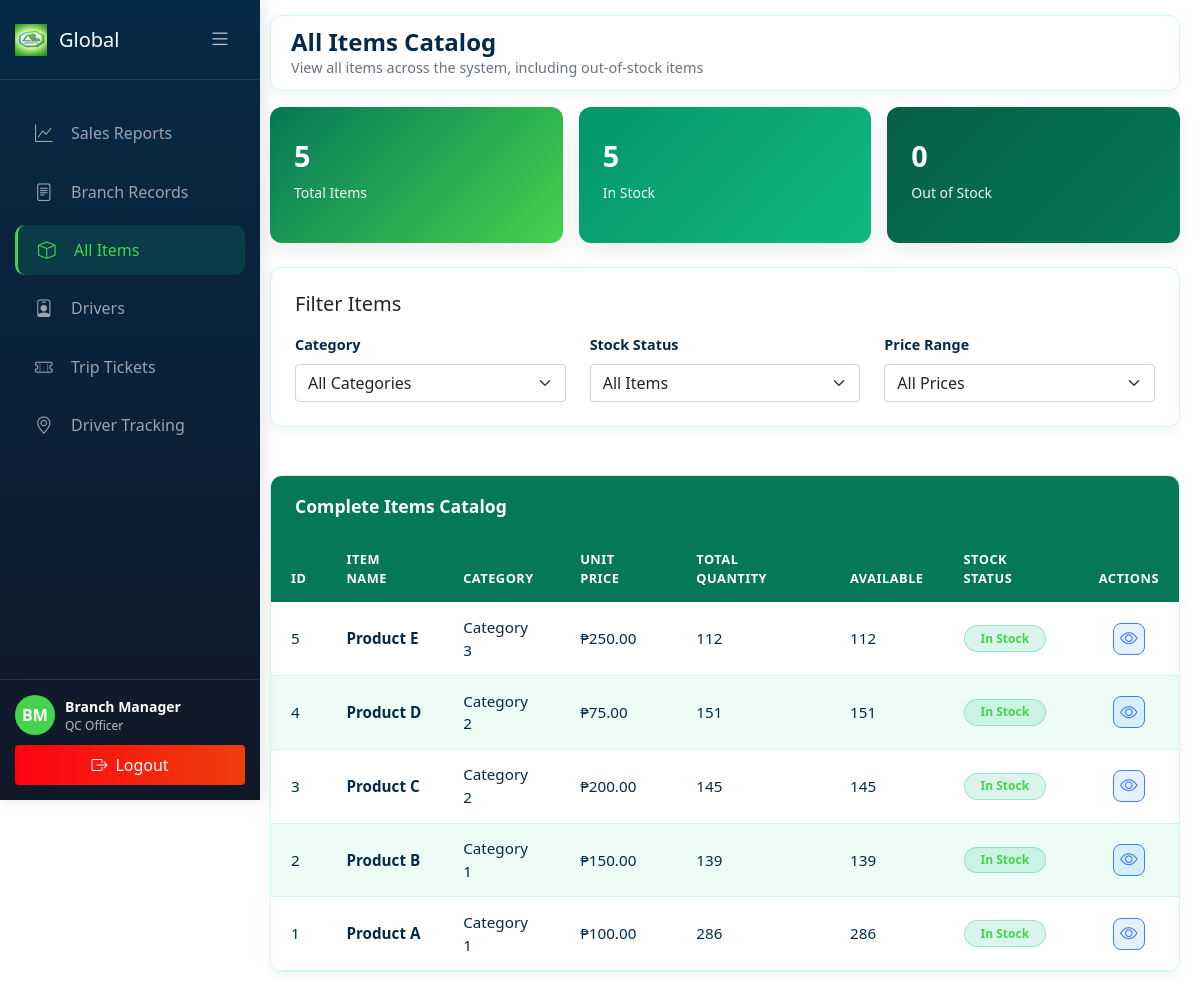
The page /Global/all_items.php (signed in) on the database its author committed.
### tables this page shows
CREATE TABLE `items` (
  `item_id` int(11) NOT NULL,
  `item_code` varchar(50) NOT NULL,
  `item_name` varchar(150) NOT NULL,
  `description` text DEFAULT NULL,
  `category` varchar(100) DEFAULT NULL,
  `stock` int(11) NOT NULL,
  `unit_type` enum('case','inner-pack','piece','box','carton') DEFAULT 'piece',
  `unit_price` decimal(10,2) NOT NULL,
  `reorder_level` int(11) DEFAULT 50,
  `status` enum('active','inactive','discontinued') DEFAULT 'active',
  `created_at` timestamp NOT NULL DEFAULT current_timestamp(),
  `updated_at` timestamp NOT NULL DEFAULT current_timestamp() ON UPDATE current_timestamp(),
  `branch_id` int(11) DEFAULT NULL
);

### Global/all_items.php (the view, shortened to what this page needs)
<?php
require_once '../config/database.php';
$where_conditions = [];
$where_conditions[] = "i.status = 'active'";
$where_clause = "WHERE " . implode(" AND ", $where_conditions);
$sql = "SELECT
            i.item_id as id,
            i.item_code,
            i.item_name,
            i.description,
            i.category,
            i.stock,
            i.unit_type,
            i.unit_price,
            i.reorder_level,
            i.status,
            i.created_at,
            i.updated_at
        FROM items i
        $where_clause
        ORDER BY i.item_id DESC";
$stmt = $conn->prepare($sql);
$stmt->execute();
$items_result = $stmt->get_result();
$items = [];
while ($row = $items_result->fetch_assoc()) {
    $items[] = $row;
}
$stats_sql = "SELECT
                COUNT(*) as totalItems,
                SUM(CASE WHEN stock >= 10 THEN 1 ELSE 0 END) as inStockItems,
                SUM(CASE WHEN stock <= 0 THEN 1 ELSE 0 END) as outOfStockItems
              FROM items
              WHERE status = 'active'";
$stats_result = $conn->query($stats_sql);
$stats = $stats_result->fetch_assoc();
$totalItems = $stats['totalItems'] ?? 0;
$inStockItems = $stats['inStockItems'] ?? 0;
$outOfStockItems = $stats['outOfStockItems'] ?? 0;
$user_name = $_SESSION['user_name'] ?? 'Quality Control';
$user_role = $_SESSION['user_role'] ?? 'QC Officer';
$user_initials = '';
if (!empty($user_name)) {
    $name_parts = explode(' ', $user_name);
    foreach ($name_parts as $part) {
        if (!empty($part)) {
            $user_initials .= strtoupper(substr($part, 0, 1));
        }
    }
}
?>
<!DOCTYPE html>
<html lang="en">
<head>
    <link rel="stylesheet" href="../css/global.css">
    <link href="https://cdn.jsdelivr.net/npm/bootstrap@5.1.3/dist/css/bootstrap.min.css" rel="stylesheet">
    <link rel="stylesheet" href="https://cdn.jsdelivr.net/npm/bootstrap-icons@1.8.1/font/bootstrap-icons.css">
</head>
<body>
    <div id="appPage">
        <div class="sidebar" id="sidebar">
            <div class="sidebar-header">
                <h3>
                    <button class="desktop-toggle-btn" id="desktopToggleBtn">
                        <i class="bi bi-list" id="toggleIcon"></i>
                    </button>
                    <img src="../Pictures/amgc3DLogo.png" alt="Logo" class="logo-icon">
                    <span class="nav-text">Global</span>
                </h3>
            </div>
            <div class="sidebar-menu">
                <ul class="nav flex-column">
                    <li class="nav-item">
                        <a class="nav-link" href="sales_reports.php">
                            <i class="bi bi-graph-up"></i>
                            <span class="nav-text">Sales Reports</span>
                        </a>
                    </li>
                    <li class="nav-item">
                        <a class="nav-link" href="branch_records.php">
                            <i class="bi bi-file-text"></i>
                            <span class="nav-text">Branch Records</span>
                        </a>
                    </li>
                    <li class="nav-item">
                        <a class="nav-link active" href="all_items.php">
                            <i class="bi bi-box"></i>
                            <span class="nav-text">All Items</span>
                        </a>
                    </li>
                    <li class="nav-item">
                        <a class="nav-link" href="drivers.php">
                            <i class="bi bi-person-badge"></i>
                            <span class="nav-text">Drivers</span>
                        </a>
                    </li>
                    <li class="nav-item">
                        <a class="nav-link" href="trip_tickets.php">
                            <i class="bi bi-ticket-perforated"></i>
                            <span class="nav-text">Trip Tickets</span>
                        </a>
                    </li>
                    <li class="nav-item">
                        <a class="nav-link" href="driver_tracking.php">
                            <i class="bi bi-geo-alt"></i>
                            <span class="nav-text">Driver Tracking</span>
                        </a>
                    </li>
                </ul>
            </div>
            <div class="sidebar-footer">
                <div class="user-profile-sidebar">
                    <div class="user-avatar-sidebar"><?php echo $user_initials; ?></div>
                    <div class="user-details-sidebar">
                        <span class="user-name-sidebar"><?php echo htmlspecialchars($user_name); ?></span>
                        <span class="user-role-sidebar"><?php echo htmlspecialchars($user_role); ?></span>
                    </div>
                </div>
                <button class="logout-btn-sidebar" onclick="logout()">
                    <i class="bi bi-box-arrow-right"></i>
                    <span class="logout-text">Logout</span>
                </button>
            </div>
        </div>
        <div class="main-content" id="mainContent">
            <div id="itemsContent" class="page-content active">
                <div class="navbar-top">
                        <div class="page-title">
                        <h2>All Items Catalog</h2>
                        <p>View all items across the system, including out-of-stock items</p>
                    </div>
                </div>
                <div class="row g-3 mb-4">
                    <div class="col-md-4">
                        <div class="stat-card total">
                            <div class="stat-value" id="totalItems"><?php echo number_format($totalItems); ?></div>
                            <div class="stat-label">Total Items</div>
                        </div>
                    </div>
                    <div class="col-md-4">
                        <div class="stat-card sales">
                            <div class="stat-value" id="inStockItems"><?php echo number_format($inStockItems); ?></div>
                            <div class="stat-label">In Stock</div>
                        </div>
                    </div>
                    <div class="col-md-4">
                        <div class="stat-card complete">
                            <div class="stat-value" id="outOfStockItems"><?php echo number_format($outOfStockItems); ?></div>
                            <div class="stat-label">Out of Stock</div>
                        </div>
                    </div>
                </div>
                <div class="row g-3 mb-4">
                    <div class="col-12">
                        <div class="form-card">
                            <div class="d-flex justify-content-between align-items-center">
                                <h5 class="mb-0">Filter Items</h5>
                            </div>
                            <div class="row mt-3">
                                <div class="col-md-4">
                                    <label class="form-label">Category</label>
                                    <select class="form-select" id="categoryFilter" onchange="applyFilters()">
                                        <option value="">All Categories</option>
                                    </select>
                                </div>
                                <div class="col-md-4">
                                    <label class="form-label">Stock Status</label>
                                    <select class="form-select" id="stockFilter" onchange="applyFilters()">
                                        <option value="">All Items</option>
                                    </select>
                                </div>
                                <div class="col-md-4">
                                    <label class="form-label">Price Range</label>
                                    <select class="form-select" id="priceFilter" onchange="applyFilters()">
                                        <option value="">All Prices</option>
                                    </select>
                                </div>
                            </div>
                        </div>
                    </div>
                </div>
                <div class="data-table">
                    <div class="table-header">
                        <h5>Complete Items Catalog</h5>
                    </div>
                    <div class="table-responsive">
                        <table class="table custom-table">
                            <thead>
                                <tr>
                                    <th>ID</th>
                                    <th>Item Name</th>
                                    <th>Category</th>
                                    <th>Unit Price</th>
                                    <th>Total Quantity</th>
                                    <th>Available</th>
                                    <th>Stock Status</th>
                                    <th>Actions</th>
                                </tr>
                            </thead>
                            <tbody id="itemsTable">
                                <?php if (count($items) > 0): ?>
                                    <?php foreach ($items as $item): ?>
                                        <?php
                                        $stock_quantity = $item['stock'] ?? 0;
                                        $statusBadge = 'bg-success';
                                        $statusText = 'In Stock';
                                        ?>
                                        <tr>
                                            <td><?php echo htmlspecialchars($item['id']); ?></td>
                                            <td><strong><?php echo htmlspecialchars($item['item_name']); ?></strong></td>
                                            <td><?php echo htmlspecialchars($item['category'] ?? 'N/A'); ?></td>
                                            <td>₱<?php echo number_format($item['unit_price'] ?? 0, 2); ?></td>
                                            <td><?php echo number_format($stock_quantity); ?></td>
                                            <td><?php echo number_format($stock_quantity); ?></td>
                                            <td>
                                                <span class="badge <?php echo $statusBadge; ?>">
                                                    <?php echo $statusText; ?>
                                                </span>
                                            </td>
                                            <td>
                                                <button class="btn-action btn-view" onclick="viewItem(<?php echo $item['id']; ?>)">
                                                    <i class="bi bi-eye"></i>
                                                </button>
                                            </td>
                                        </tr>
                                    <?php endforeach; ?>
                                <?php else: ?>
                                    <tr>
                                        <td colspan="8" class="text-center py-4">No items found</td>
                                    </tr>
                                <?php endif; ?>
                            </tbody>
                        </table>
                    </div>
                </div>
            </div>
        </div>
    </div>
</body>
</html>

### rows shown on the page
items: item_id "5", item_name "Product E", category "Category 3", unit_price "250.00", stock "112", statusText "In Stock"
items: item_id "4", item_name "Product D", category "Category 2", unit_price "75.00", stock "151", statusText "In Stock"
items: item_id "3", item_name "Product C", category "Category 2", unit_price "200.00", stock "145", statusText "In Stock"
items: item_id "2", item_name "Product B", category "Category 1", unit_price "150.00", stock "139", statusText "In Stock"
items: item_id "1", item_name "Product A", category "Category 1", unit_price "100.00", stock "286", statusText "In Stock"

### other values the page prints
$user_initials "BM"
$user_name "Branch Manager"
$user_role "QC Officer"
$totalItems "5"
$inStockItems "5"
$outOfStockItems "0"
